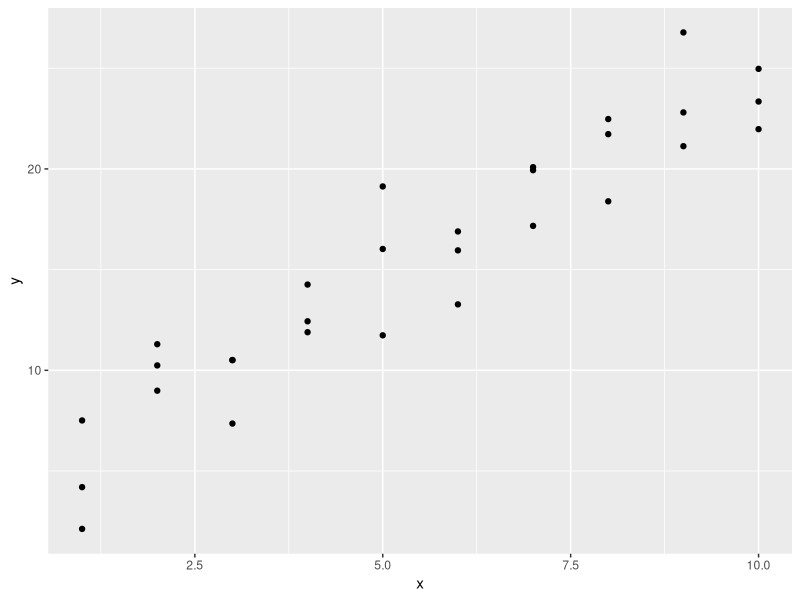
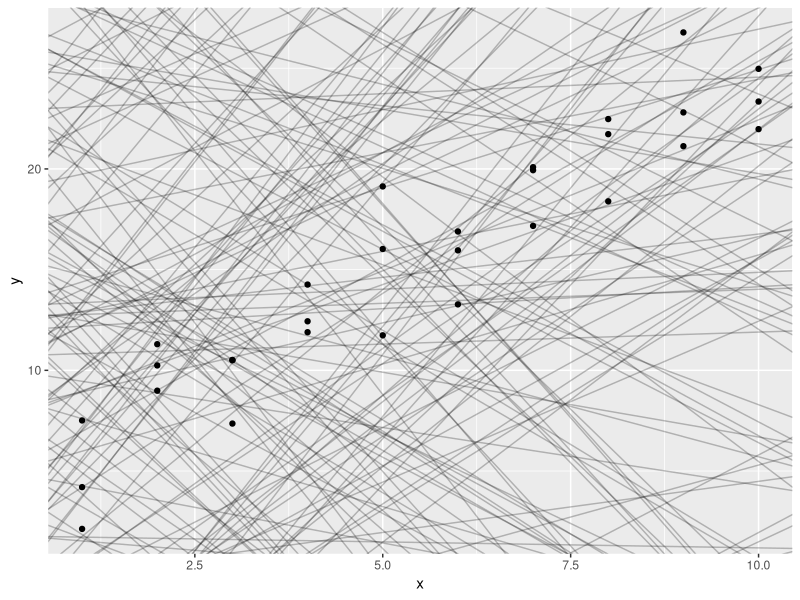
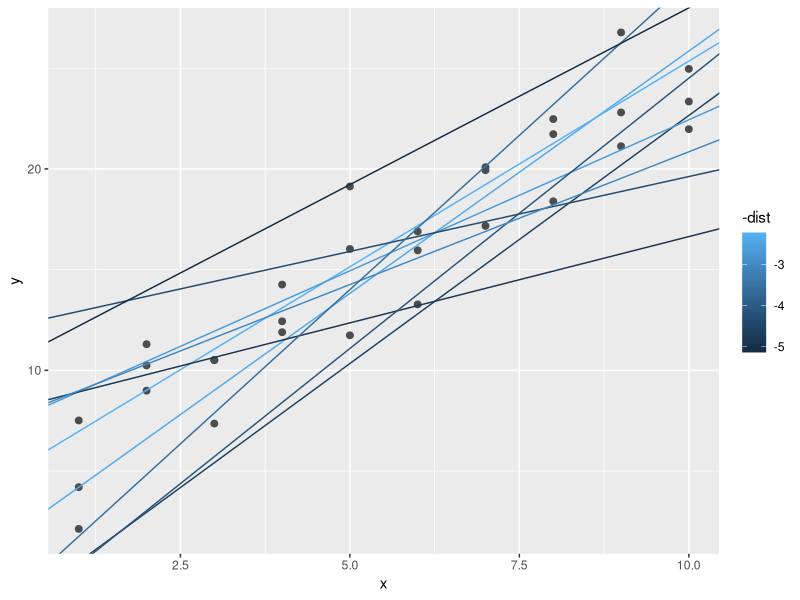
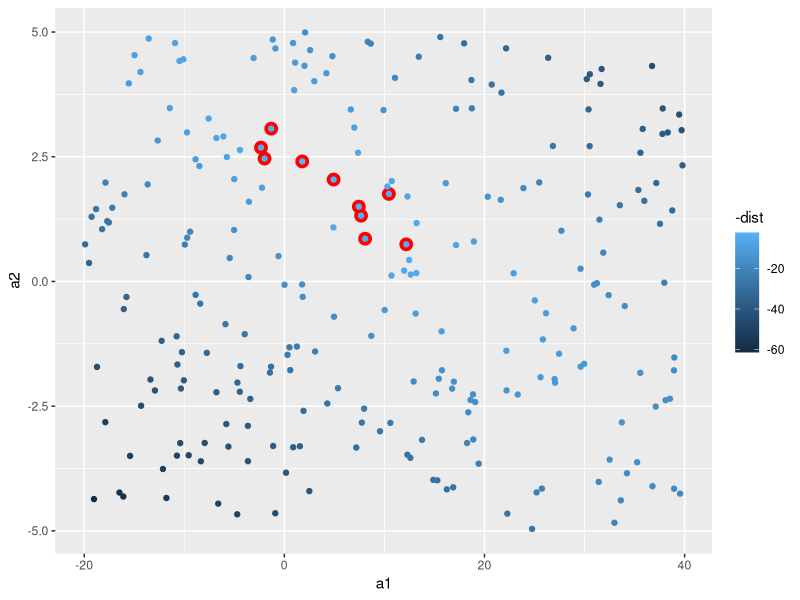
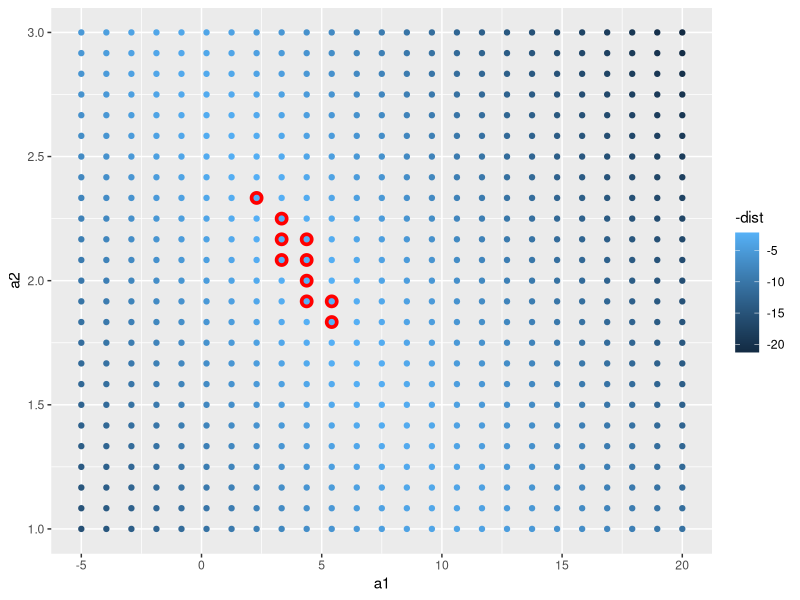
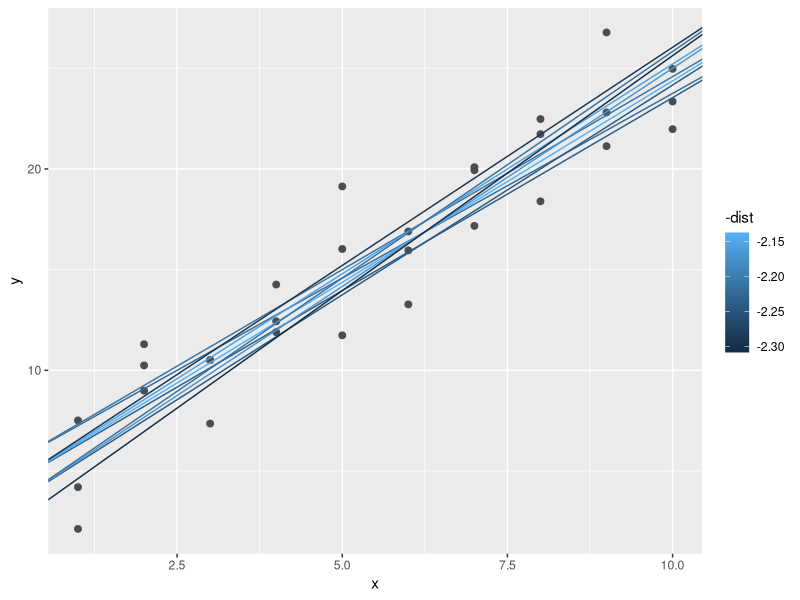
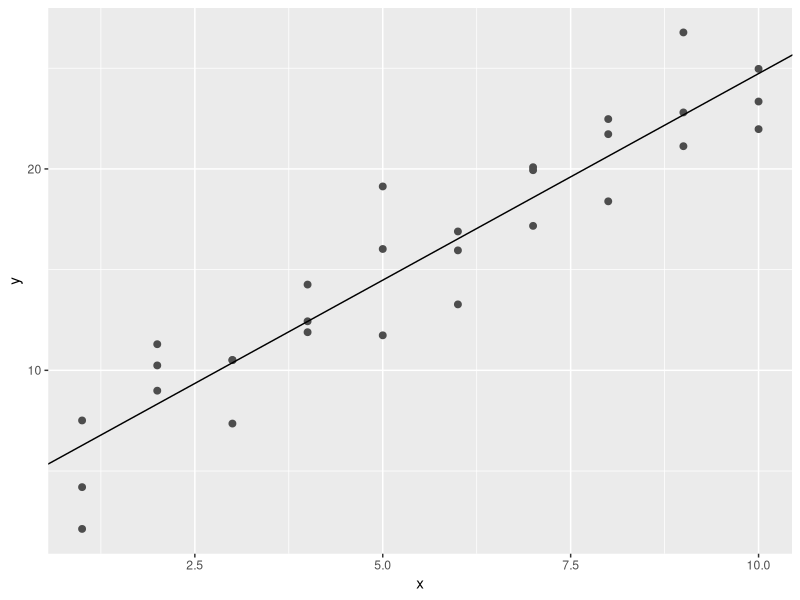
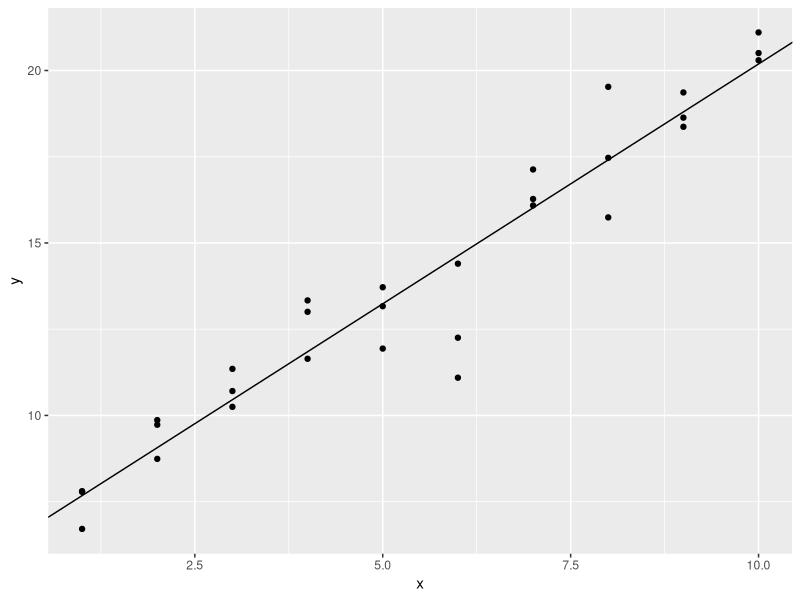

The R script that drew these images, in order:
library(tidyverse)
library(modelr)
options(na.action = na.warn)

ggplot(sim1, aes(x, y)) +
  geom_point()

#randomly generate models
models <- tibble(
  a1 = runif(250, -20, 40),
  a2 = runif(250, -5, 5)
)

ggplot(sim1, aes(x, y)) +
  geom_abline(
    aes(intercept = a1, slope = a2),
    data = models, alpha = 1/4
) +
  geom_point()

#model y prediction (linear slope)
model1 <- function(a, data) {
  a[1] + data$x * a[2]
}

model1(c(7, 1.5), sim1)

#rms'ing it
measure_distance <- function(mod, data) {
  diff <- data$y - model1(mod, data)
  sqrt(mean(diff ^2))
}
measure_distance(c(7, 1.5), sim1)

#helper function to run modelling across lots of models
sim1_dist <- function(a1, a2) {
  measure_distance(c(a1, a2), sim1)
}

models <- models %>% 
  mutate(dist = purrr::map2_dbl(a1, a2, sim1_dist))
models

#overlay top 10 best models
ggplot(sim1, aes(x, y)) +
  geom_point(size = 2, color = "grey30") +
  geom_abline(
    aes(intercept = a1, slope = a2, color = -dist),
    data = filter(models, rank(dist) <= 10)
  )

#show models and distance
ggplot(models, aes(a1, a2)) +
  geom_point(
    data = filter(models, rank(dist) <= 10),
    size = 4, color = "red"
  ) +
  geom_point(aes(color = -dist))

##doing a grid version
grid <- expand.grid(
  a1 = seq(-5, 20, length = 25),
  a2 = seq(1, 3, length = 25)
) %>% 
  mutate(dist = purrr::map2_dbl(a1, a2, sim1_dist))

grid %>% 
  ggplot(aes(a1, a2)) +
  geom_point(
    data = filter(grid, rank(dist) <= 10),
    size = 4, color = "red"
  ) +
  geom_point(aes(color = -dist))

#overlay back onto data
ggplot(sim1, aes(x, y)) +
  geom_point(size = 2, color = "grey30") +
  geom_abline(
    aes(intercept = a1, slope = a2, color = -dist),
    data = filter(grid, rank(dist) <= 10)
  )

#optimisation of model using Newton-Raphson
best <- optim(c(0, 0), measure_distance, data = sim1)
best$par

ggplot(sim1, aes(x, y)) +
  geom_point(size = 2, color = "grey30") +
  geom_abline(intercept = best$par[1], slope = best$par[2])

##using lm
sim1_mod <- lm(y ~ x, data = sim1)
coef(sim1_mod)

#exercises p 353
#1
sim1a <- tibble(
  x = rep(1:10, each = 3),
  y = x * 1.5 + 6 + rt(length(x), df = 2)
)
sim1a_mod <- lm(y ~ x, data = sim1a)
sim1a_coef <- coef(sim1a_mod)

ggplot(sim1a, aes(x, y)) +
  geom_point() +
  geom_abline(intercept = sim1a_coef[1], slope = sim1a_coef[2])
#outliers do affect the slope

#2
#ame ing it
#model y prediction (linear slope)
make_prediction <- function(a, data) {
  a[1] + data$x * a[2]
}

measure_distance <- function(mod, data) {
  diff <- data$y - make_prediction(mod, data)
  mean(abs(diff))
}
best <- optim(c(0, 0), measure_distance, data = sim1a)

ggplot(sim1a, aes(x, y)) +
  geom_point() +
  geom_abline(intercept = sim1a_coef[1], slope = sim1a_coef[2]) +
  geom_abline(intercept = best$par[1], slope = best$par[2], colour="red",size=2)

#3
#a third dimension - where one vaue is essentially dependent on another and will be different dependent on what one of the two (x^0) variables is allocated
#so an infinite number of combinations with the two values

#visualising models
#grid of values
grid <- sim1 %>% 
  data_grid(x)
grid
sim1

grid <- grid %>% 
  add_predictions(sim1_mod)
grid

ggplot(sim1, aes(x)) +
  geom_point(aes(y = y)) +
  geom_line(
    aes(y = pred),
    data = grid,
    color = "red",
    size = 1
  )

##residuals
sim1_res <- sim1 %>%
  add_residuals(sim1_mod)
sim1_res

ggplot(sim1_res, aes(resid)) +
  geom_freqpoly(binwidth = 0.5)

#recreating plot with residuals
ggplot(sim1_res, aes(x, resid)) +
  geom_ref_line(h = 0) +
  geom_point()

#ex pe 358
#1
loess_mod <- loess(y ~ x, data = sim1)
grid <- sim1 %>% 
  data_grid(x) %>% 
  add_predictions(loess_mod)
grid
ggplot(grid, aes(x, pred)) +
  geom_point()
